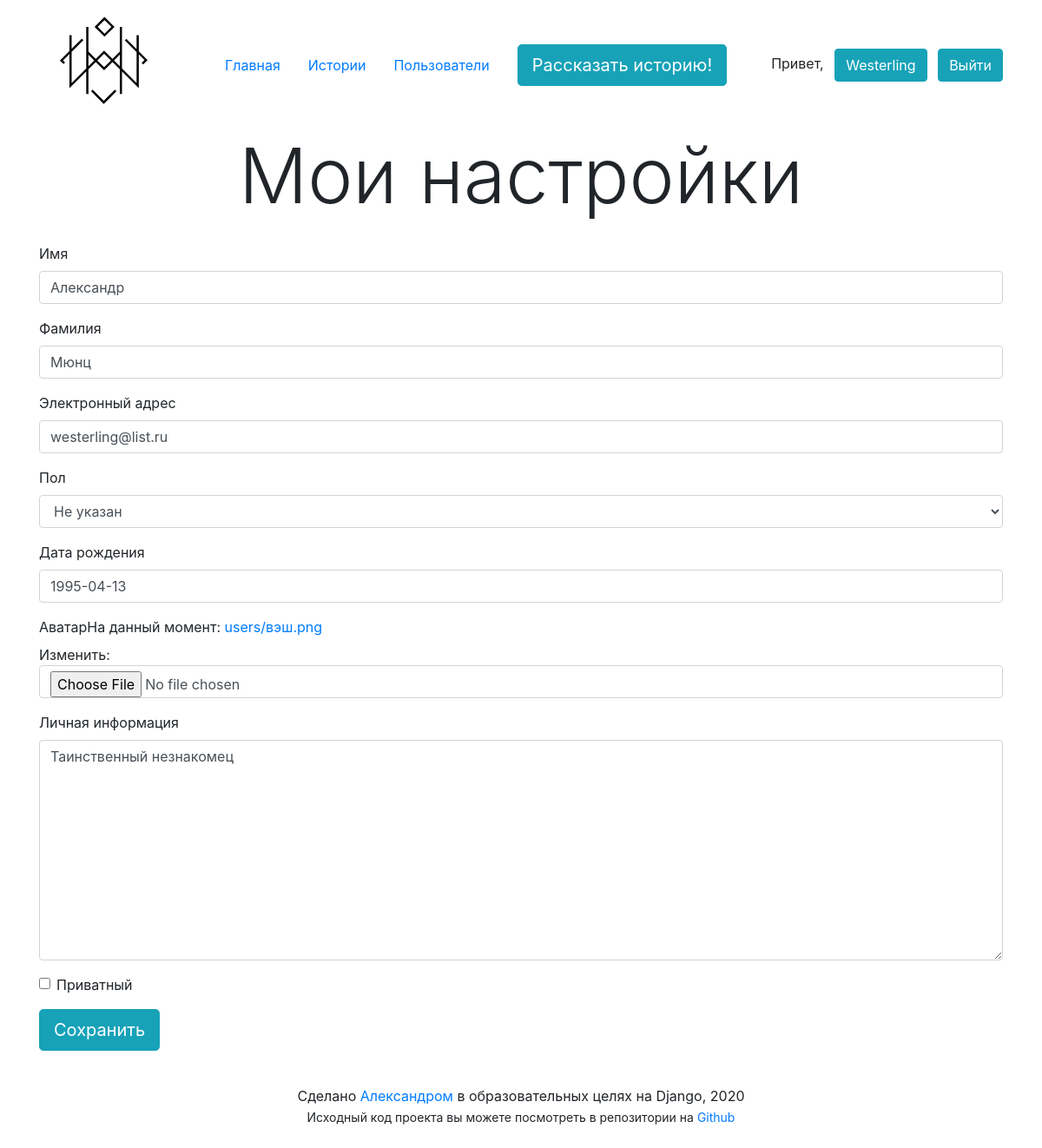
The page /settings (signed in) on the database as committed earlier.
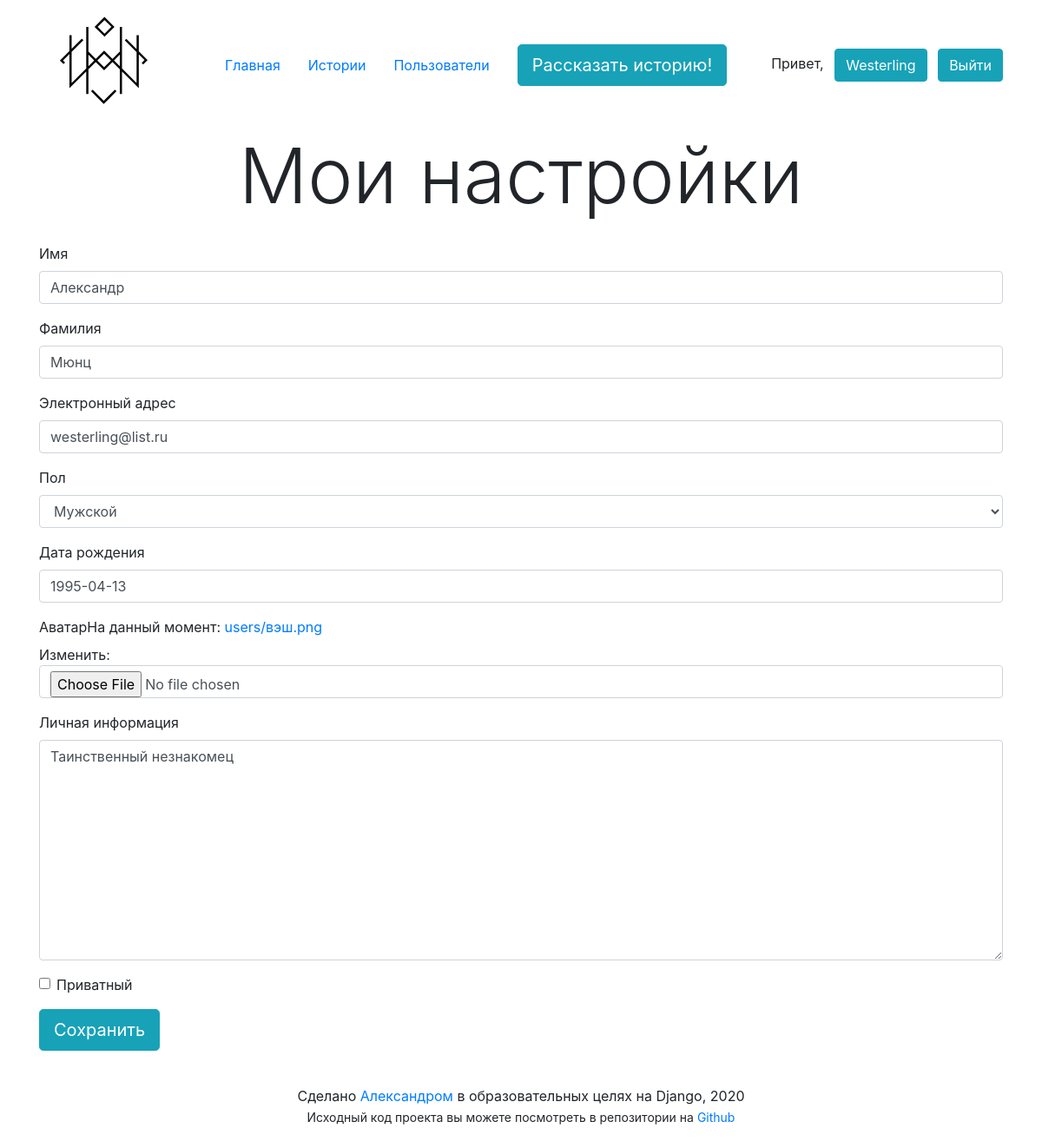
The same page on the database as committed later.
### app/models.py (models this page shows, shortened)
class Profile(models.Model):
    GENDERS = [
        ('Не указан', 'Не указан'),
        ('Мужской', 'Мужской'),
        ('Женский', 'Женский'),
    ]
    user = models.OneToOneField(User, verbose_name='Пользователь', on_delete=models.CASCADE)
    first_name = models.CharField('Имя', max_length=50)
    last_name = models.CharField('Фамилия', max_length=50)
    email = models.EmailField('Электронный адрес', max_length=50)
    image = models.ImageField('Аватар', upload_to='users/', default='placeholder-200.png')
    gender = models.CharField('Пол', choices=GENDERS, blank=False, default='Не указан', max_length=9, null=True)
    birth_date = models.DateField('Дата рождения', null=True, default=timezone.now)
    bio = models.TextField('Личная информация', max_length=1000, blank=True, default='')
    is_private = models.BooleanField('Приватный', default=False)
    class Meta:
        verbose_name = 'Профиль'
        verbose_name_plural = 'Профили'
        ordering = ['pk']

### app/views.py (the view, shortened to what this page needs)
# urls.py: path('settings', SettingsView.as_view(), name='settings'),
class SettingsView(View):
    def get(self, request):
        profile = get_object_or_404(Profile, user=request.user)
        form = SettingsForm(instance=profile)
        return render(request, 'profile_edit.html', context={'form': form})

### app/forms.py
class SettingsForm(forms.ModelForm):
    class Meta:
        model = Profile
        fields = (
            'first_name', 'last_name', 'email', 'gender', 'birth_date', 'image', 'bio', 'is_private'
        )

### app/templatetags/app_tags.py (called while the page is built)
@register.inclusion_tag('layout/base_tag.html', takes_context=True)
def nav(context, template='nav.html', page='index'):
    return {'context': context, 'template': template, 'page': page}

### templates/profile_edit.html (shortened to what this page needs)
{%  extends 'layout/base.html' %}
{% load bootstrap4 %}
{% load app_tags %}
{% block nav %}
    {% nav page=None %}
{% endblock %}
{% block h1 %}
    Мои настройки
{% endblock %}
{% block content %}
    <form method="post" enctype="multipart/form-data">
        {% bootstrap_form form %}
        <button class="btn btn-lg btn-info" type="submit">Сохранить</button>
    </form>
{% endblock %}

Rows that differ between the two databases and show on the page:
changed Profile "Александр": gender "Не указан" → "Мужской"
